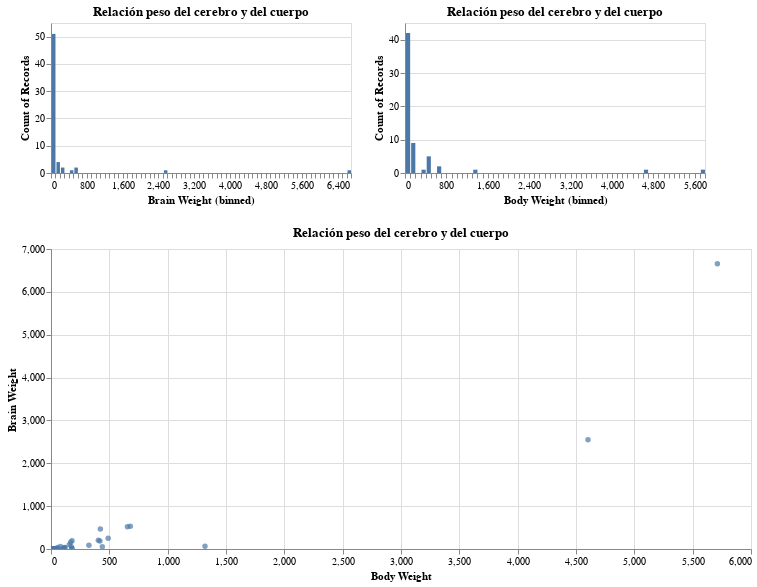

Notebook code for this chart:
### Code cell
hist_brain = alt.Chart(brain).mark_bar().encode(
x=alt.X('Brain Weight',bin=alt.Bin(maxbins=100)),
y="count()"
).properties(
width=300,
height=150,
title="Relación peso del cerebro y del cuerpo"
).interactive()

hist_body = alt.Chart(brain).mark_bar().encode(
x=alt.X('Body Weight',bin=alt.Bin(maxbins=100)),
y="count()"
).properties(
width=300,
height=150,
title="Relación peso del cerebro y del cuerpo"
).interactive()

scatter_brain_body = alt.Chart(brain).mark_circle().encode(
x='Body Weight',
y='Brain Weight'
).properties(
width=700,
height=300,
title="Relación peso del cerebro y del cuerpo"
).interactive()


#La barra y entre paréntesis para ponerlo en una misma línea y el & para la línea siguiente
comp_brain = (hist_brain|hist_body)&scatter_brain_body
comp_brain

### Figure 1 — Vega-Lite specification as saved in the notebook (floating-point values rounded to 4 significant figures)
{"config": {"view": {"continuousWidth": 400, "continuousHeight": 300}}, "vconcat": [{"hconcat": [{"mark": "bar", "encoding": {"x": {"type": "quantitative", "bin": {"maxbins": 100}, "field": "Brain Weight"}, "y": {"type": "quantitative", "aggregate": "count"}}, "height": 150, "selection": {"selector002": {"type": "interval", "bind": "scales", "encodings": ["x", "y"]}}, "title": "Relación peso del cerebro y del cuerpo", "width": 300}, {"mark": "bar", "encoding": {"x": {"type": "quantitative", "bin": {"maxbins": 100}, "field": "Body Weight"}, "y": {"type": "quantitative", "aggregate": "count"}}, "height": 150, "selection": {"selector003": {"type": "interval", "bind": "scales", "encodings": ["x", "y"]}}, "title": "Relación peso del cerebro y del cuerpo", "width": 300}]}, {"mark": "circle", "encoding": {"x": {"type": "quantitative", "field": "Body Weight"}, "y": {"type": "quantitative", "field": "Brain Weight"}}, "height": 300, "selection": {"selector004": {"type": "interval", "bind": "scales", "encodings": ["x", "y"]}}, "title": "Relación peso del cerebro y del cuerpo", "width": 700}], "data": {"name": "data-c3f1d169386444fd3f2894e6f80b96b0"}, "$schema": "https://vega.github.io/schema/vega-lite/v4.8.1.json", "datasets": {"data-c3f1d169386444fd3f2894e6f80b96b0": [{"Index": 1, "Brain Weight": 3.385, "Body Weight": 44.5}, {"Index": 2, "Brain Weight": 0.48, "Body Weight": 15.5}, {"Index": 3, "Brain Weight": 1.35, "Body Weight": 8.1}, {"Index": 4, "Brain Weight": 465.0, "Body Weight": 423.0}, {"Index": 5, "Brain Weight": 36.33, "Body Weight": 119.5}, {"Index": 6, "Brain Weight": 27.66, "Body Weight": 115.0}, {"Index": 7, "Brain Weight": 14.83, "Body Weight": 98.2}, {"Index": 8, "Brain Weight": 1.04, "Body Weight": 5.5}, {"Index": 9, "Brain Weight": 4.19, "Body Weight": 58.0}, {"Index": 10, "Brain Weight": 0.425, "Body Weight": 6.4}, {"Index": 11, "Brain Weight": 0.101, "Body Weight": 4.0}, {"Index": 12, "Brain Weight": 0.92, "Body Weight": 5.7}, {"Index": 13, "Brain Weight": 1.0, "Body Weight": 6.6}, {"Index": 14, "Brain Weight": 0.005, "Body Weight": 0.14}, {"Index": 15, "Brain Weight": 0.06, "Body Weight": 1.0}, {"Index": 16, "Brain Weight": 3.5, "Body Weight": 10.8}, {"Index": 17, "Brain Weight": 2.0, "Body Weight": 12.3}, {"Index": 18, "Brain Weight": 1.7, "Body Weight": 6.3}, {"Index": 19, "Brain Weight": 2547.0, "Body Weight": 4603.0}, {"Index": 20, "Brain Weight": 0.023, "Body Weight": 0.3}, {"Index": 21, "Brain Weight": 187.1, "Body Weight": 419.0}, {"Index": 22, "Brain Weight": 521.0, "Body Weight": 655.0}, {"Index": 23, "Brain Weight": 0.785, "Body Weight": 3.5}, {"Index": 24, "Brain Weight": 10.0, "Body Weight": 115.0}, {"Index": 25, "Brain Weight": 3.3, "Body Weight": 25.6}, {"Index": 26, "Brain Weight": 0.2, "Body Weight": 5.0}, {"Index": 27, "Brain Weight": 1.41, "Body Weight": 17.5}, {"Index": 28, "Brain Weight": 529.0, "Body Weight": 680.0}, {"Index": 29, "Brain Weight": 207.0, "Body Weight": 406.0}, {"Index": 30, "Brain Weight": 85.0, "Body Weight": 325.0}, {"Index": 31, "Brain Weight": 0.75, "Body Weight": 12.3}, {"Index": 32, "Brain Weight": 62.0, "Body Weight": 1320.0}, {"Index": 33, "Brain Weight": 6654.0, "Body Weight": 5712.0}, {"Index": 34, "Brain Weight": 3.5, "Body Weight": 3.9}, {"Index": 35, "Brain Weight": 6.8, "Body Weight": 179.0}, {"Index": 36, "Brain Weight": 35.0, "Body Weight": 56.0}, {"Index": 37, "Brain Weight": 4.05, "Body Weight": 17.0}, {"Index": 38, "Brain Weight": 0.12, "Body Weight": 1.0}, {"Index": 39, "Brain Weight": 0.023, "Body Weight": 0.4}, {"Index": 40, "Brain Weight": 0.01, "Body Weight": 0.25}, {"Index": 41, "Brain Weight": 1.4, "Body Weight": 12.5}, {"Index": 42, "Brain Weight": 250.0, "Body Weight": 490.0}, {"Index": 43, "Brain Weight": 2.5, "Body Weight": 12.1}, {"Index": 44, "Brain Weight": 55.5, "Body Weight": 175.0}, {"Index": 45, "Brain Weight": 100.0, "Body Weight": 157.0}, {"Index": 46, "Brain Weight": 52.16, "Body Weight": 440.0}, {"Index": 47, "Brain Weight": 10.55, "Body Weight": 179.5}, {"Index": 48, "Brain Weight": 0.55, "Body Weight": 2.4}, {"Index": 49, "Brain Weight": 60.0, "Body Weight": 81.0}, {"Index": 50, "Brain Weight": 3.6, "Body Weight": 21.0}, {"Index": 51, "Brain Weight": 4.288, "Body Weight": 39.2}, {"Index": 52, "Brain Weight": 0.28, "Body Weight": 1.9}, {"Index": 53, "Brain Weight": 0.075, "Body Weight": 1.2}, {"Index": 54, "Brain Weight": 0.122, "Body Weight": 3.0}, {"Index": 55, "Brain Weight": 0.048, "Body Weight": 0.33}, {"Index": 56, "Brain Weight": 192.0, "Body Weight": 180.0}, {"Index": 57, "Brain Weight": 3.0, "Body Weight": 25.0}, {"Index": 58, "Brain Weight": 160.0, "Body Weight": 169.0}, {"Index": 59, "Brain Weight": 0.9, "Body Weight": 2.6}, {"Index": 60, "Brain Weight": 1.62, "Body Weight": 11.4}, {"Index": 61, "Brain Weight": 0.104, "Body Weight": 2.5}, {"Index": 62, "Brain Weight": 4.235, "Body Weight": 50.4}]}}
